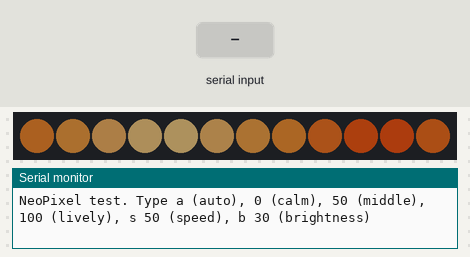
A sketch run on a simulated Arduino Uno, built with avr-gcc and run on an emulated ATmega328P. On the bench: 12 RGB LEDs in strip order, left to right, the last lines printed to the serial monitor. The inputs (shaded band) are chosen by the test bench. Dim RGB values are drawn brighter than linear.

Above: at 1.2 s.
1.3 s: "b,45\n" received over Serial
At 2.18 s:
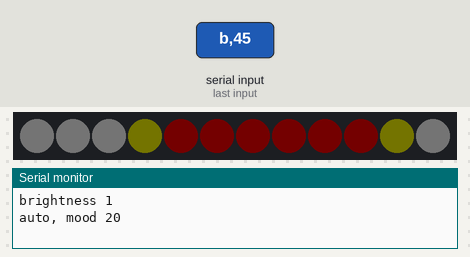
3.2 s: "90,45,200\n" received over Serial
At 3.5 s:
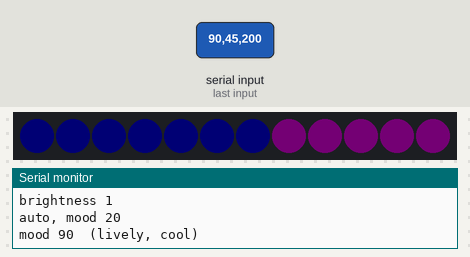
5.2 s: "a90\n" received over Serial
At 6.9 s:
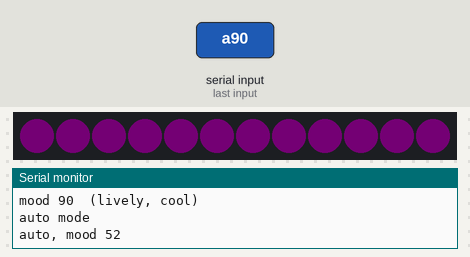
7.8 s: "1,90\n" received over Serial
At 9.76 s:
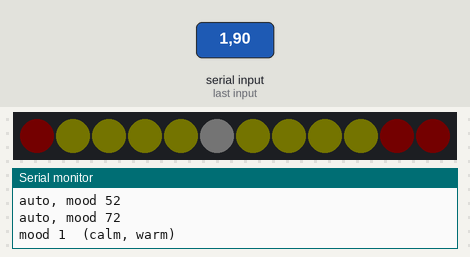
9.8 s: "b90\n" received over Serial
At 11.59 s:
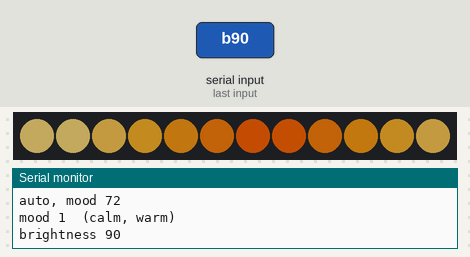
12.8 s: "a,45\n" received over Serial
At 13.09 s:
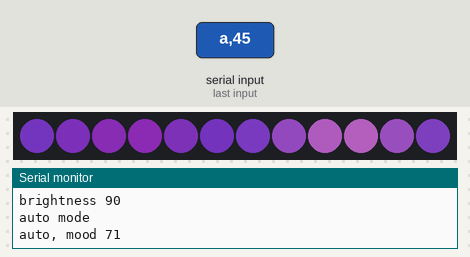

The sketch:

test_neopixel_only.ino
```cpp
// Sound to Sea: NeoPixel test only (no motors, no Processing)
// Library: Adafruit NeoPixel (Sketch > Include Library > Manage Libraries)
//
// Open the Serial Monitor (115200 baud, line ending "New Line") and type:
//   a        auto: the mood slowly goes from calm to lively and back (starts like this)
//   0        calm song (warm: orange, gold, light yellow)
//   50       in between (rose, violet, pink)
//   100      lively song (blue, indigo, purple)
//   any number from 0 to 100 gives a mood in between
//   s 0..100 gradient speed, for example  s 20  (slow)  or  s 90  (fast)
//   b 1..255 brightness, for example  b 30

#include <Adafruit_NeoPixel.h>

const int LIGHT_PIN = 1;               // NeoPixel data wire on GPIO 1
const int NUM_PIXELS = 12;             // change this to how many pixels you really have
int brightness = 50;                   // 0 to 255

Adafruit_NeoPixel pixels(NUM_PIXELS, LIGHT_PIN, NEO_GRB + NEO_KHZ800);

// same colors as the main code: red, green, blue
const float CALM[3][3]   = {{255, 90, 0}, {255, 170, 20}, {255, 235, 140}};   // orange, gold, light yellow
const float MIDDLE[3][3] = {{220, 30, 90}, {170, 70, 220}, {255, 160, 200}};  // rose, violet, soft pink
const float LIVELY[3][3] = {{0, 50, 255}, {90, 60, 255}, {180, 60, 255}};      // deep blue, indigo, purple

float mood = 0;                        // 0 calm .. 1 lively
float speed = 0.3;                     // 0 slow .. 1 fast
bool autoMode = true;                  // true: the mood sweeps by itself
unsigned long lastDraw = 0;
unsigned long lastPrint = 0;
float flowPos = 0;

char buf[16];
int len = 0;

void setup() {
  Serial.begin(115200);
  pixels.begin();
  pixels.setBrightness(brightness);
  pixels.show();
  Serial.println("NeoPixel test. Type a (auto), 0 (calm), 50 (middle), 100 (lively), s 50 (speed), b 30 (brightness)");
}

void handleLine() {
  if (buf[0] == 'a') {
    autoMode = true;
    Serial.println("auto mode");
  } else if (buf[0] == 's') {
    speed = constrain(atoi(buf + 1), 0, 100) / 100.0;
    Serial.print("speed "); Serial.println((int)(speed * 100));
  } else if (buf[0] == 'b') {
    brightness = constrain(atoi(buf + 1), 1, 255);
    pixels.setBrightness(brightness);
    Serial.print("brightness "); Serial.println(brightness);
  } else {
    autoMode = false;
    mood = constrain(atoi(buf), 0, 100) / 100.0;
    Serial.print("mood "); Serial.print((int)(mood * 100));
    Serial.println(mood < 0.34 ? "  (calm, warm)" : (mood < 0.67 ? "  (in between)" : "  (lively, cool)"));
  }
}

void loop() {
  while (Serial.available()) {
    char c = Serial.read();
    if (c == '\n' || c == '\r') {
      if (len > 0) { buf[len] = 0; len = 0; handleLine(); }
    } else if (len < 15) {
      buf[len++] = c;
    }
  }

  unsigned long now = millis();
  if (now - lastDraw < 30) return;      // draw about 33 times a second
  float dt = (now - lastDraw) / 1000.0;
  lastDraw = now;

  if (autoMode) {                       // 0 to 1 and back, about 20 seconds for the whole round
    float t = (now % 20000) / 20000.0;
    mood = 1.0 - fabs(2.0 * t - 1.0);
    if (now - lastPrint > 2000) {
      lastPrint = now;
      Serial.print("auto, mood "); Serial.println((int)(mood * 100));
    }
  }

  flowPos += (0.05 + 0.55 * speed) * dt;
  flowPos -= floor(flowPos);

  // the three colors right now: calm to middle to lively
  float stopColor[3][3];
  for (int s = 0; s < 3; s++) {
    for (int c = 0; c < 3; c++) {
      stopColor[s][c] = (mood < 0.5) ? CALM[s][c] + (MIDDLE[s][c] - CALM[s][c]) * (mood * 2)
                                     : MIDDLE[s][c] + (LIVELY[s][c] - MIDDLE[s][c]) * ((mood - 0.5) * 2);
    }
  }

  for (int i = 0; i < NUM_PIXELS; i++) {
    float p = (float)i / NUM_PIXELS + flowPos;
    p -= floor(p);
    float tri = 1.0 - fabs(2.0 * p - 1.0);
    float x = tri * 2.0;
    int s = (int)x; if (s > 1) s = 1;
    float f = x - s;
    float r = stopColor[s][0] * (1 - f) + stopColor[s + 1][0] * f;
    float g = stopColor[s][1] * (1 - f) + stopColor[s + 1][1] * f;
    float b = stopColor[s][2] * (1 - f) + stopColor[s + 1][2] * f;
    pixels.setPixelColor(i, pixels.Color((uint8_t)r, (uint8_t)g, (uint8_t)b));
  }
  pixels.show();
}
```

Measured:
- after the input at 1.3 s, the LEDs: first change at once (image 1 shows a later state)
- after the input at 3.2 s, the LEDs: first change at once (image 2 shows a later state)
- after the input at 5.2 s, the LEDs: first change at once (image 3 shows a later state)
- after the input at 7.8 s, the LEDs: first change at once (image 4 shows a later state)
- after the input at 9.8 s, the LEDs: first change after 0.14 s (image 5 shows a later state)
- after the input at 12.8 s, the LEDs: change after 0.14 s (image 6)
- what the display in image 3 shows lasts 0.9 s, from 6.3 s to 7.2 s
